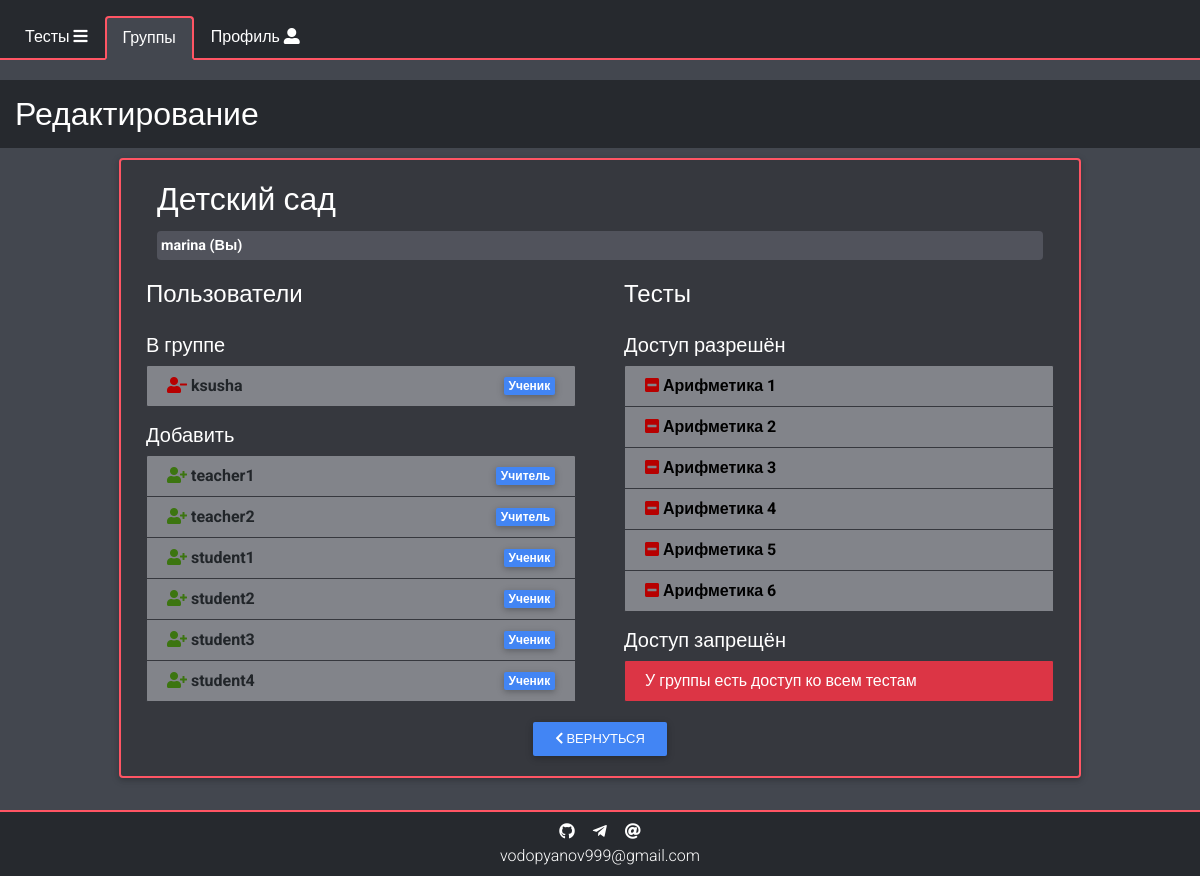
The page /groups/3 (signed in) on the database its author committed.
### data/groups.py (models this page shows, shortened)
class Group(SqlAlchemyBase):
    __tablename__ = 'groups'
    id = sqlalchemy.Column(sqlalchemy.Integer,
                           primary_key=True, autoincrement=True)
    name = sqlalchemy.Column(sqlalchemy.Text, nullable=True)
    creator_id = sqlalchemy.Column(sqlalchemy.Integer, sqlalchemy.ForeignKey("users.id"))
    creator = orm.relation("User")
    users = orm.relation("User",
                         secondary="groups_to_users")
    tests = orm.relation("Test",
                         secondary="groups_to_tests",
                         backref="group")

### data/users.py (models this page shows, shortened)
class User(SqlAlchemyBase, UserMixin):
    __tablename__ = 'users'
    id = sqlalchemy.Column(sqlalchemy.Integer,
                           primary_key=True, autoincrement=True)
    nickname = sqlalchemy.Column(sqlalchemy.String, unique=True, nullable=False)
    hashed_password = sqlalchemy.Column(sqlalchemy.String, nullable=True)
    creator_id = sqlalchemy.Column(sqlalchemy.Integer, sqlalchemy.ForeignKey("users.id"))
    type_id = sqlalchemy.Column(sqlalchemy.Integer,
                                sqlalchemy.ForeignKey("user_types.id"), default=3)
    secret_code = sqlalchemy.Column(sqlalchemy.String, nullable=False)
    chat_id = sqlalchemy.Column(sqlalchemy.Integer, nullable=True, default=0)
    results = orm.relation("Result", back_populates='user')
    user_type = orm.relation("UserType")
    notifications = orm.relation("Notification", back_populates='user')
    created = orm.relation("User")
    tests = orm.relation("Test", back_populates='creator')
    created_groups = orm.relation("Group", back_populates='creator')
    groups = orm.relation("Group",
                          secondary="groups_to_users")

### data/user_type.py (models this page shows, shortened)
class UserType(SqlAlchemyBase, UserMixin):
    __tablename__ = 'user_types'
    id = sqlalchemy.Column(sqlalchemy.Integer,
                           primary_key=True, autoincrement=True)
    name = sqlalchemy.Column(sqlalchemy.String, nullable=False)
    users = orm.relation("User", back_populates="user_type")

### data/tests.py (models this page shows, shortened)
class Test(SqlAlchemyBase):
    __tablename__ = 'tests'
    id = sqlalchemy.Column(sqlalchemy.Integer,
                           primary_key=True, autoincrement=True)
    name = sqlalchemy.Column(sqlalchemy.String, nullable=False)
    description = sqlalchemy.Column(sqlalchemy.String, nullable=True)
    creator_id = sqlalchemy.Column(sqlalchemy.Integer, sqlalchemy.ForeignKey("users.id"))
    creator = orm.relation("User")
    questions = orm.relation("Question", back_populates='test')
    statistics = orm.relation("Result", back_populates='test')
    groups = orm.relation("Group",
                          secondary="groups_to_tests")

### main.py (the view)
@app.route("/groups/<int:group_id>")
@login_required
def get_group(group_id):
    try:
        code = 0
        edit = True
        title = 'Редактирование'
        db = db_session.create_session()
        group = db.query(Group).get(group_id)
        tests = []
        users = []
        if not group:
            code = 1
        elif current_user.type_id == 3:
            code = 2
        else:
            if current_user.type_id != 1 and current_user != group.creator:
                edit = False
                title = 'Просмотр'
            tests = db.query(Test).all()
            tests = list(filter(lambda t: group not in t.groups, tests))
            if current_user.type_id == 2:
                tests = list(filter(lambda t: t.creator == current_user, tests))
            users = db.query(User).filter(User.type_id != 1,
                                          User != current_user).order_by(User.type_id).all()
            users = list(user for user in users if not user in group.users and user != group.creator)
        return render_template("group.html",
                               title=title,
                               group=group,
                               other="/groups",
                               other_title='Группы',
                               users=users,
                               tests=tests,
                               edit=edit,
                               code=code)
    except sa.orm.exc.DetachedInstanceError:
        return redirect(f"/groups/{group_id}")

### data/db_session.py (called while the page is built)
def create_session() -> Session:
    global __factory
    return __factory()

### main.py (called while the page is built)
@login_manager.user_loader
def load_user(user_id):
    session = db_session.create_session()
    session.expire_on_commit = False
    return session.query(User).get(user_id)

### templates/group.html (shortened to what this page needs)
{% extends "base.html" %}
{% block content %}
<div class="row">
    {% if code == 0%}
    <h2 class="header col-12">{{title}}</h2>
    <div class="col-12 col-md-10 col-lg-10 mx-auto">
        <div class="group-container mx-auto px-1 pb-3" id="{{group.id}}">
            <div class="card px-3 py-0">
                <div class="card-body align-items-center">
                    <h2 class="card-title d-flex justify-content-between align-items-center">
                        {{group.name}}
                    </h2>
                    <p class="card-text {% if current_user == group.creator %}list-item-dark font-light no-hover p-1 rounded {% endif %}">
                        <b>
                            {{group.creator.nickname}}
                            {% if current_user == group.creator %}(Вы){% endif %}
                        </b>
                    </p>
                </div>
                <div class="row">
                    <div class="col-12 col-lg-6 px-lg-4">
                        <h4 class="font-light mb-4">Пользователи</h4>
                        <h5 class="font-light">В группе</h5>
                        <ul class="list list-group pb-3">
                            {% if group.users %}
                                {% for user in group.users %}
                                <li class="list-group-item py-2 d-flex justify-content-between align-items-center
                                ">
                                    <b>
                                        {% if edit %}
                                        <a href="/remove_user/{{user.id}}/{{group.id}}" title="Исключить" class="delete-link">
                                            <i class="fas fa-user-minus"></i>
                                        </a>
                                        {% endif %}
                                        {{user.nickname}}{% if current_user == user %} (Вы){% endif %}
                                    </b>
                                    <span class="badge badge-primary">{{user.user_type.name}}</span>
                                </li>
                                {% endfor %}
                            {% else %}
                                <li class="list-group-item danger py-2">Пользователей ещё нет</li>
                            {% endif %}
                        </ul>
                        <h5 class="font-light">
                            {% if edit %}
                                Добавить
                            {% else %}
                                Не в группе
                            {% endif %}
                        </h5>
                        <ul class="list list-group pb-3">
                            {% if users %}
                                {% for user in users %}
                                <li class="list-group-item py-2 d-flex justify-content-between align-items-center
                                ">
                                    <b>
                                        {% if edit %}
                                        <a href="/add_user/{{user.id}}/{{group.id}}" title="Добавить" class="add-link">
                                            <i class="fas fa-user-plus"></i>
                                        </a>
                                        {% endif %}
                                        {{user.nickname}}{% if current_user == user %} (Вы){% endif %}
                                    </b>
                                    <span class="badge badge-primary">{{user.user_type.name}}</span>
                                </li>
                                {% endfor %}
                            {% else %}
                                <li class="list-group-item danger py-2">Все пользователи уже в группе</li>
                            {% endif %}
                        </ul>
                    </div>
                    <div class="col-12 col-lg-6 px-lg-4">
                        <h4 class="font-light mb-4">Тесты</h4>
                        <h5 class="font-light">Доступ разрешён</h5>
                        <ul class="list list-group pb-3">
                            {% if group.tests %}
                                {% for test in group.tests %}
                                <li class="list-group-item py-2 d-flex justify-content-between align-items-center">
                                    <b>
                                        {% if test.creator == current_user or current_user.type_id == 1 %}
                                        <a href="/remove_test_from_group/{{test.id}}/{{group.id}}" title="Закрыть доступ" class="delete-link">
                                            <i class="fas fa-minus-square"></i>
                                        </a>
                                        {% endif %}
                                        {% if current_user.type_id == 1 or current_user == test.creator %}
                                        <a class="font-dark" href="/test_to_groups/{{test.id}}">
                                            {{test.name}}
                                        </a>
                                        {% else %}
                                        {{test.name}}
                                        {% endif %}
                                    </b>
                                </li>
                                {% endfor %}
                            {% else %}
                                <li class="list-group-item danger py-2">Нет доступа ни к одному тесту</li>
                            {% endif %}
                        </ul>
                        <h5 class="font-light">
                            Доступ запрещён
                        </h5>
                        <ul class="list list-group pb-3">
                            {% if tests %}
                                {% for test in tests %}
                                <li class="list-group-item py-2 d-flex justify-content-between align-items-center">
                                    <b>
                                        {% if test.creator == current_user or current_user.type_id == 1 %}
                                        <a href="/add_test_to_group/{{test.id}}/{{group.id}}" title="Добавить" class="add-link">
                                            <i class="fas fa-plus-square"></i>
                                        </a>
                                        {% endif %}
                                        {% if current_user.type_id == 1 or current_user == test.creator %}
                                        <a class="font-dark" href="/test_to_groups/{{test.id}}">
                                            {{test.name}}
                                        </a>
                                        {% else %}
                                        {{test.name}}
                                        {% endif %}
                                    </b>
                                </li>
                                {% endfor %}
                            {% else %}
                                <li class="list-group-item danger py-2">У группы есть доступ ко всем тестам</li>
                            {% endif %}
                        </ul>
                    </div>
                </div>
                <div class="text-center mb-3">
                    <a href="/groups" class="m-1 btn btn-primary"><i class="fas fa-chevron-left"></i> Вернуться</a>
                </div>
            </div>
        </div>
        {% elif code == 1 %}
        <h4 class="header header-alert col-12">Похоже, такой группы нет</h4>
        {% else %}
        {% include 'go_away.html' %}
        {% endif %}
    </div>
</div>
{% endblock %}

### static/css/variables.css (style rules this page uses)
:root { --a: #26292e; --b: #ff5564; --c: #36383e; --d: #60636a; --e: #51535c; --f: #82848a; --g: #43474f; --background: var(--g); --font-dark: #000; --font-light: #fff; --link-font: #44a4ff; --test-border: var(--a); --test-font: #fff; --test-description-font: #d8d8d8; --test-background: var(--d); --question-border: var(--a); --question-border-chosen: var(--b); --question-background: var(--c); --question-answer-background: var(--f); --question-chosen: #659e3a; --question-font: #fff; --question-font-header: #e0e0e0; --question-answer-font: #000; --result-border: var(--f); --result-background-dark: var(--a); --result-background-light: var(--c); --result-font: #fff; --result-correct: #629c53; --result-incorrect: #7d4949; --result-font-correct: #fff; --nav-border: var(--b); --nav-border-hover: var(--a); --nav-border-width: 2px; --nav-background: var(--a); --nav-background-active: var(--g); --nav-background-hover: var(--c); --nav-font: #fff; --nav-font-active: #fff; --nav-font-hover: #fff; --list-item-border: var(--c); --list-item-font: #fff; --list-item-notification-font: #fff; --list-item-notification-font-hover: #fafafa; --list-item-dark-font-hover: #000; --list-item-background: var(--f); --list-item-background-dark: var(--e); --list-item-notification-background: var(--d); --list-item-notification-background-hover: var(--f); --list-item-background-dark-hover: var(--f); --list-item-profile-font-hover: #fff; --list-item-profile-background-hover: var(--f); --list-item-danger: #dc3545; --header-background: var(--a); --header-alert-background: #59739e; --header-font: #fff; --success: #3c7510; --btn-danger: #c11324; --delete-link: #b70000; --contacts-background: var(--a); --contacts-font: #fff; --contacts-font-hover: #aaa; --card-background: var(--c); --card-border: var(--b); --card-font: #fff; }

### static/css/list-items.css (style rules this page uses)
.list-group-item { background-color: var(--list-item-background); border-color: var(--list-item-border); margin: 0; cursor: default; }
.list-group-item a { text-decoration: none; }
.list-item-dark { background-color: var(--list-item-background-dark); color: var(--list-item-font); }
.danger { background-color: var(--list-item-danger)!important; color: var(--list-item-font)!important; }

### static/css/utilities.css (style rules this page uses)
html { overflow: auto; }
body { background-color: var(--background); overflow-y: scroll; overflow-x: hidden; font-family: "Roboto",sans-serif; font-weight: 300; }
.font-light { color: var(--font-light)!important; }
.font-dark { color: var(--font-dark)!important; }
.header { margin-top: 20px; padding: 15px; background-color: var(--header-background); margin-bottom: 10px; color: var(--header-font); }
.card-text { cursor: default; }
.btn { padding: .44rem 1.4rem; }
.delete-link { color: var(--delete-link); }
.add-link { color: var(--success); }
.card-title, .card-text { color: var(--card-font)!important; }
.card { background-color: var(--card-background); border: 2px solid var(--card-border); }

### rows shown on the page
Group: name "Детский сад"
User: creator.nickname "marina"
User: nickname "ksusha", user_type.name "Ученик"
User: nickname "teacher1", user_type.name "Учитель"
User: nickname "teacher2", user_type.name "Учитель"
User: nickname "student1", user_type.name "Ученик"
User: nickname "student2", user_type.name "Ученик"
User: nickname "student3", user_type.name "Ученик"
User: nickname "student4", user_type.name "Ученик"
Test: name "Арифметика 1"
Test: name "Арифметика 2"
Test: name "Арифметика 3"
Test: name "Арифметика 4"
Test: name "Арифметика 5"
Test: name "Арифметика 6"

### other values the page prints
{{ other_title }} "Группы"
{{ title }} "Редактирование"
